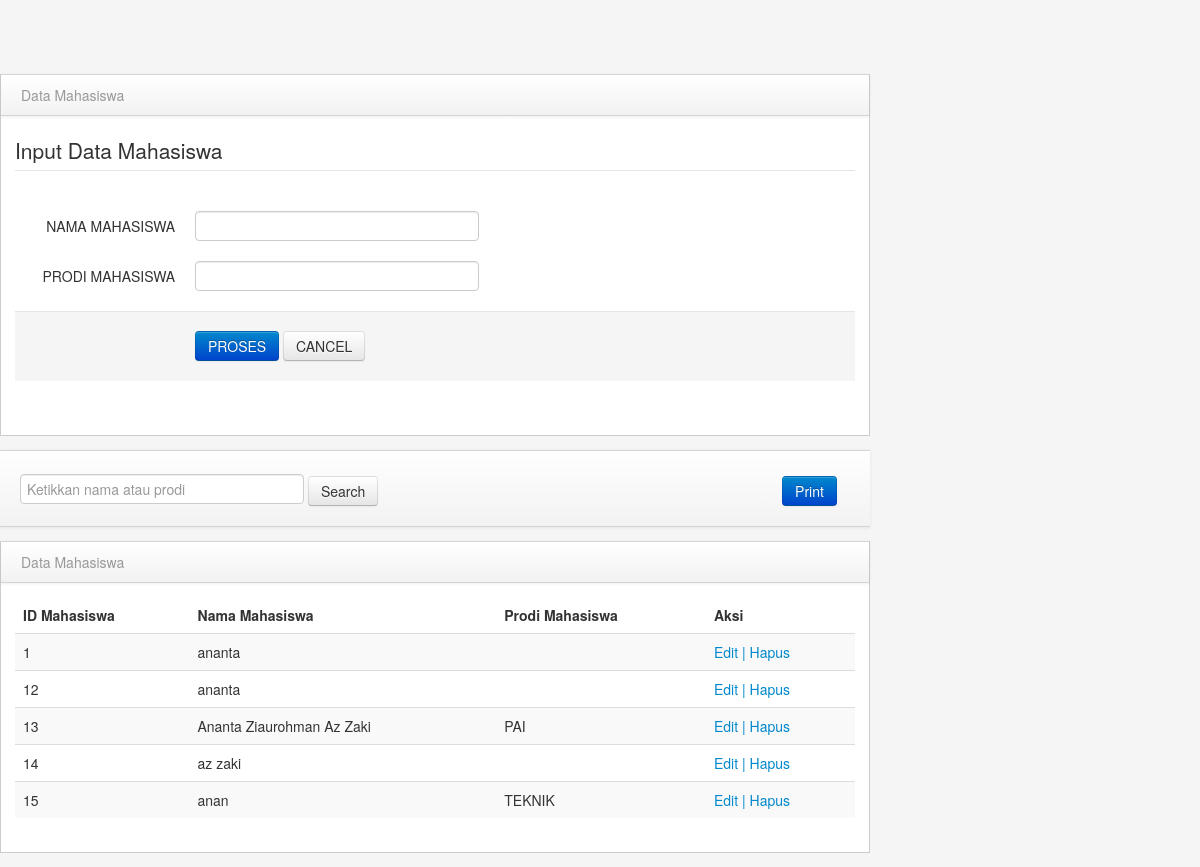
The app's page /KampusKlik/index.php, older data.
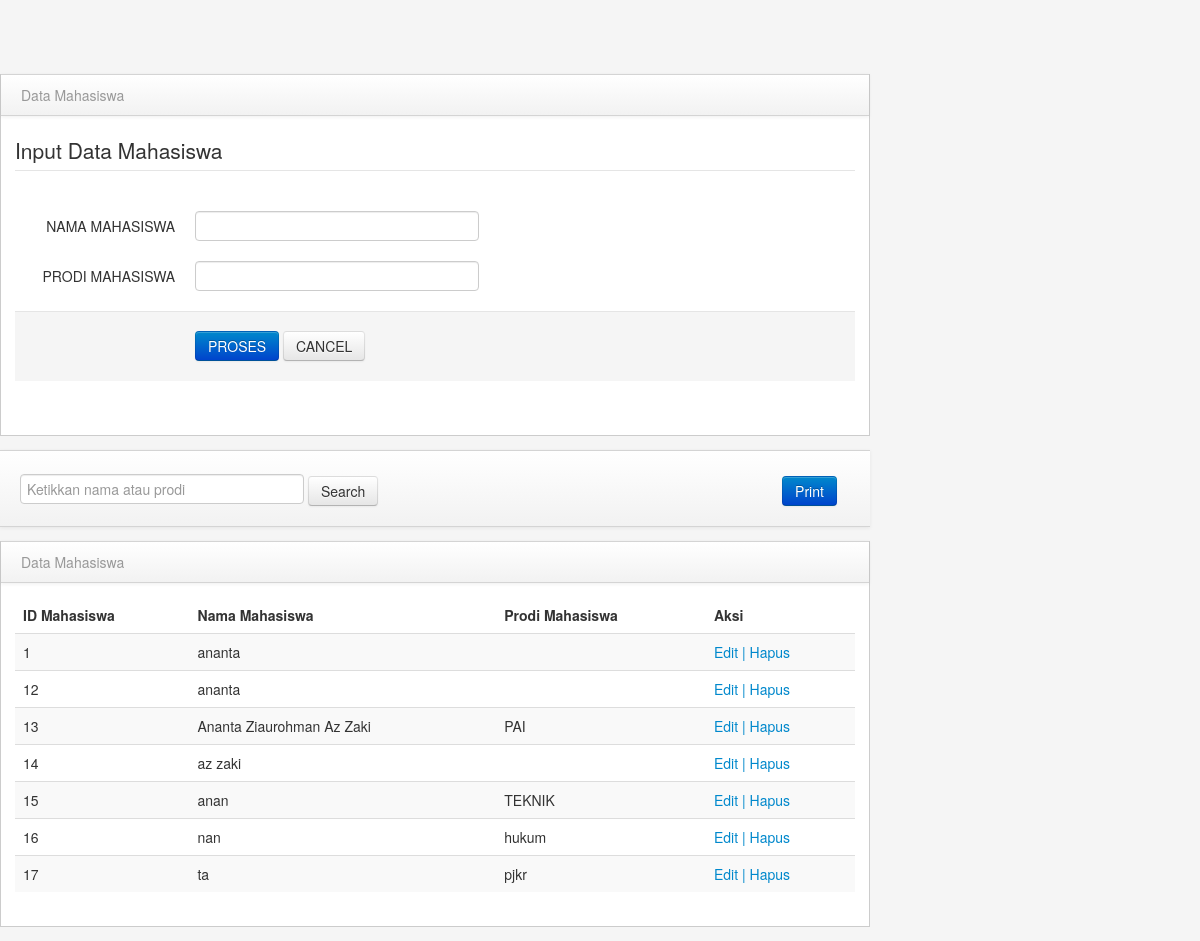
The same page, newer data.
### tables this page shows
CREATE TABLE `mahasiswa` (
  `id` int NOT NULL,
  `nama_mahasiswa` varchar(255) NOT NULL,
  `prodi` varchar(255) NOT NULL,
  `npm` varchar(255) NOT NULL
);

### KampusKlik/index.php (the view, shortened to what this page needs)
<?php
    include "tampil_data.php";
    $data_edit = isset($_GET['id']) ? mysqli_fetch_assoc(mysqli_query($koneksi, "SELECT * FROM mahasiswa WHERE id = " . $_GET['id'])) : null;
?>
<!DOCTYPE html>
<html lang="en">
<head>
    <link href="bootstrap/css/bootstrap.min.css" rel="stylesheet" media="screen">
    <link href="bootstrap/css/bootstrap-responsive.min.css" rel="stylesheet" media="screen">
    <link href="assets/styles.css" rel="stylesheet" media="screen">
</head>
<body>
    <div class="span9" id="content">
        <div class="row-fluid">
            <div class="block">
                <div class="navbar navbar-inner block-header">
                    <div class="x muted pull-left">Data Mahasiswa</div>
                </div>
                <div class="block-content collapse in">
                    <div class="span12">
                        <form action= "<?php echo isset($data_edit['id']) ? 'edit_data.php?id=' . $data_edit['id'] . '&proses=1' : 'proses.php'; ?>" method="POST" class="x form-horizontal">
                            <fieldset>
                            <legend>Input Data Mahasiswa</legend>
                            <div class="control-group">
                                <label class="control-label" for="nama">NAMA MAHASISWA</label>
                                <div class="controls">
                                    <input type="text" class="input-xlarge focused" id="NPM" name="nama" value="<?php echo isset($data_edit['nama_mahasiswa']) ? $data_edit['nama_mahasiswa'] : ''; ?>">
                                </div>
                            </div>
                            <div class="control-group">
                                <label class="control-label" for="prodi">PRODI MAHASISWA</label>
                                <div class="controls">
                                <input type="text" class="input-xlarge focused" id="NPM" name="prodi" value="<?php echo isset($data_edit['prodi']) ? $data_edit['prodi'] : ''; ?>">
                                </div>
                            </div>
                            <div class="form-actions">
                                <button type="submit" class="btn btn-primary">PROSES</button>
                                <button type="reset" class="btn">CANCEL</button>
                            </div>
                        </form>
                    </div>
                </div>
            </div>
        </div>
        <div class="row-fluid">
             <div class="navbar navbar-inner block-header">
                <form action="index.php" method="GET" class="x form-inline" style="margin-top: 20px;">
                    <input type="text" name="search" class="input-xlarge focused" placeholder="Ketikkan nama atau prodi" value="<?php echo isset($_GET['search']) ? $_GET['search'] : ''; ?>">
                    <button type="submit" class="btn">Search</button>
                     <button onclick="printTable()" class="btn btn-primary" style="margin-left: 400px">Print</button>
                </form>
            </div>
            <div class="block">
                <div class="navbar navbar-inner block-header">
                    <div class="muted pull-left">Data Mahasiswa</div>
                </div>
                <div class="block-content collapse in">
                    <div class="span12">
                        <table class="table table-striped">
                            <thead>
                                <tr>
                                    <th>ID Mahasiswa</th>
                                    <th>Nama Mahasiswa</th>
                                    <th>Prodi Mahasiswa</th>
                                    <th class="x">Aksi</th>
                                </tr>
                            </thead>
                            <tbody>
                                <?php
                                    $search_query = '';
                                    $result = mysqli_query($koneksi, "SELECT * FROM mahasiswa" . $search_query);
                                    while ($data = mysqli_fetch_assoc($result)) {
                                ?>
                                <tr>
                                    <td><?php echo $data['id'] ?></td>
                                    <td><?php echo $data['nama_mahasiswa'] ?></td>
                                    <td><?php echo $data['prodi'] ?></td>
                                    <td class="x">
                                        <a href="index.php?id=<?php echo $data['id']; ?>">Edit |</a>
                                        <a href="hapus_data.php?id=<?php echo $data['id']; ?>">Hapus</a>
                                    </td>
                                </tr>
                                <?php
                                    }
                                ?>
                            </tbody>
                        </table>
                    </div>
                </div>
            </div>
        </div>
    </div>
</body>
</html>

### KampusKlik/assets/styles.css (style rules this page uses)
body { padding-top: 0; padding-bottom: 40px; background-color: #f5f5f5; }
@media (min-width: 979px) { body { padding-top: 60px; } }
#content { margin-left:0px; }
.block { border: 1px solid #ccc; background: white; margin: 1em 0em; border-top: none; }
.block-content { margin: 1em; min-height: .25em; }
.block-header { margin-bottom: 0px; border-right: none; border-left: none; -webkit-border-radius: 0px; -moz-border-radius: 0px; border-radius: 0px; }
.block-header div { padding-top: 10px; }

Row changes from the older to the newer data that the page shows:
added mahasiswa: id "16", nama_mahasiswa "nan", prodi "hukum"
added mahasiswa: id "17", nama_mahasiswa "ta", prodi "pjkr"
